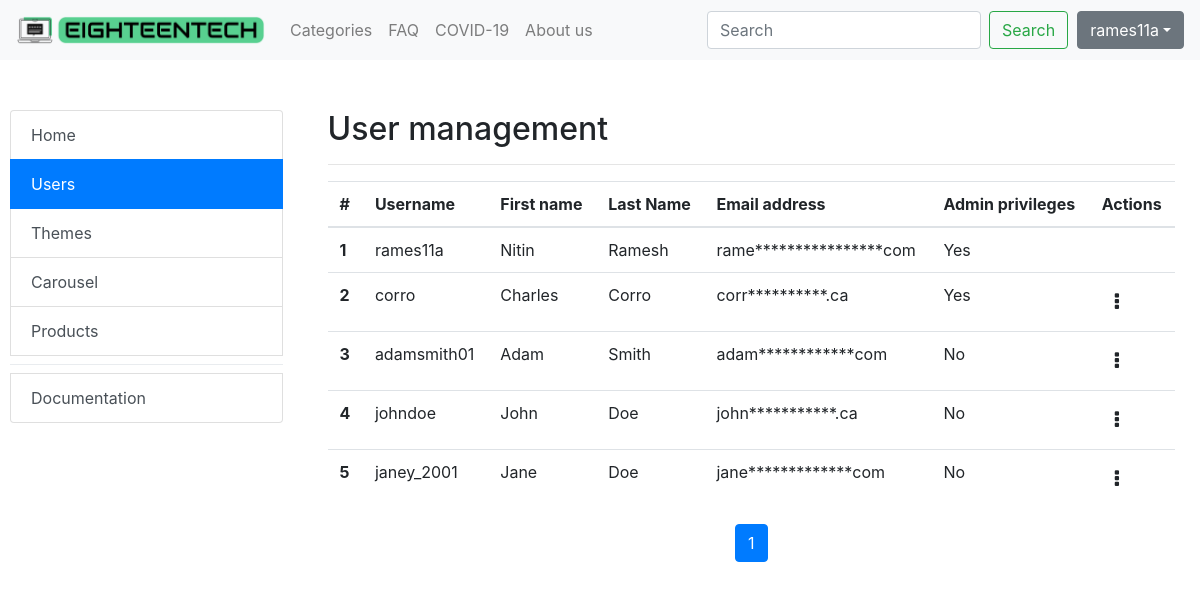
Page /admin.php?page=userman (signed in) on the earlier database version.
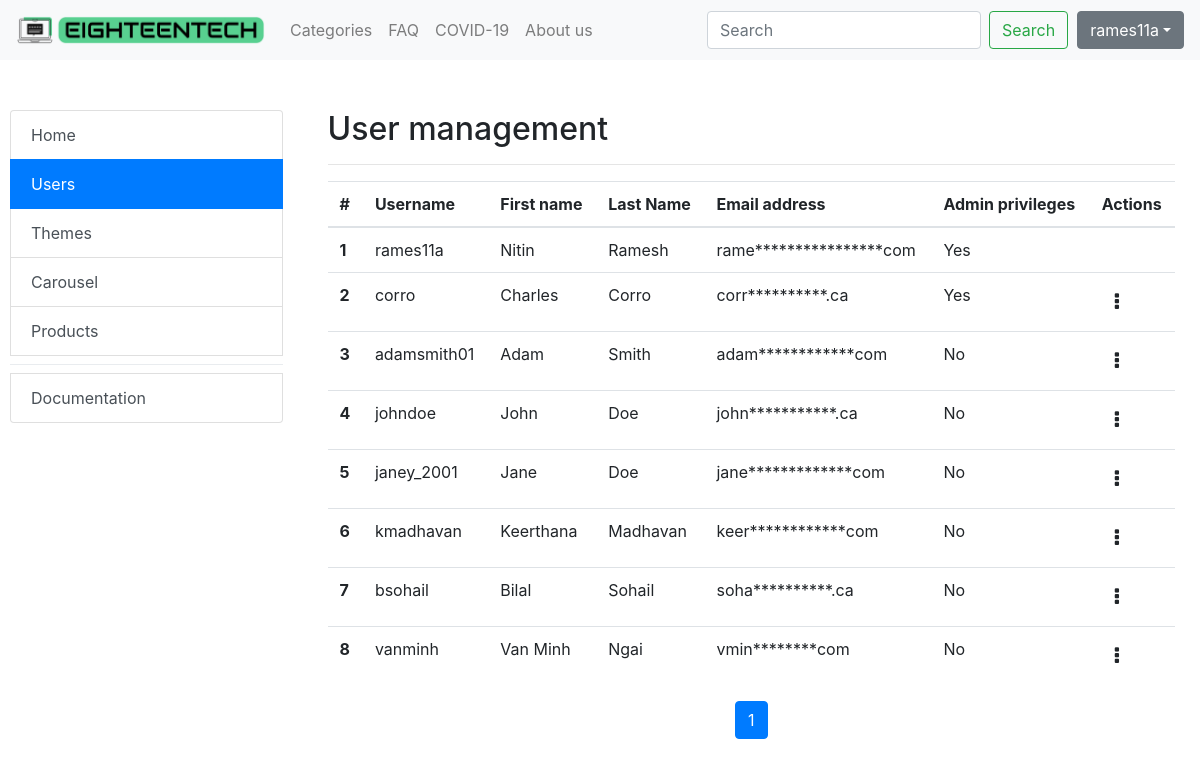
Same page on the later database version.
### tables this page shows
CREATE TABLE users (
    	 id INT NOT NULL PRIMARY KEY AUTO_INCREMENT,
    	 username VARCHAR(50) NOT NULL UNIQUE,
         emailaddress VARCHAR(50) NOT NULL,
	     first_name VARCHAR(50) NOT NULL,
	     last_name VARCHAR(50) NOT NULL,
    	 password VARCHAR(255) NOT NULL,
		 is_admin BOOLEAN NOT NULL,
    	 created_at DATETIME DEFAULT CURRENT_TIMESTAMP
);

### admin/adminUserManagement.php (the view, shortened to what this page needs)
<div class="container">
	<h2>User management</h2>
  <hr>
  <table class="table table-hover">
  <thead>
    <tr>
      <th scope="col">#</th>
      <th scope="col">Username</th>
      <th scope="col">First name</th>
      <th scope="col">Last Name</th>
      <th scope="col">Email address</th>
      <th scope="col">Admin privileges</th>
      <th scope="col">Actions</th>
    </tr>
  </thead>
  <tbody>
  <?php
  if($_GET['page']=='userman'){
  require_once "config.php";
	if (!isset ($_GET['view']) ) {
		$view = 1;
	} else {
		$view = $_GET['view'];
	}
	$curr_page=$_GET['view'];
  if($curr_page == null){
    $curr_page=1;
  }
	$results_per_page = 10;
	$page_first_result = ($view-1) * $results_per_page;
	$query = "SELECT id, username, emailaddress, first_name, last_name, is_admin FROM users";
	$result = mysqli_query($link, $query);
	$number_of_result = mysqli_num_rows($result);
	$number_of_page = ceil ($number_of_result / $results_per_page);
	$query = "SELECT id, username, emailaddress, first_name, last_name, is_admin FROM users LIMIT " . $page_first_result . ',' . $results_per_page;
	$result = mysqli_query($link, $query);
   while ($row = mysqli_fetch_array($result)) {
		 $count = strlen($row['emailaddress']) - 7;
		 $output = substr_replace($row['emailaddress'], str_repeat('*', $count), 4, $count);
       echo '<tr>
              <th scope="row">'.$row['id'].'</th>
              <td>'.$row['username'].'</td>
              <td>'.$row['first_name'].'</td>
              <td>'.$row['last_name'].'</td>
              <td>'.$output.'</td>';
              if($row['is_admin']==1){
                echo '<td>Yes</td>';
                if($row['username']!=$_SESSION["username"]){
                  echo '<td>
                        <div class="dropdown">
                          <button type="button" class="btn btn-default" id="dropdownMenuButton" data-toggle="dropdown" aria-haspopup="true" aria-expanded="false">
                              <i style="font-size:20px;" class="fa fa-ellipsis-v"></i>
                          </button>
                          <div class="dropdown-menu dropdown-menu-right" aria-labelledby="dropdownMenuButton">
                            <a class="dropdown-item" href="/changepermissions.php?userid='.$row['id'].'&action='.$row['is_admin'].'">Revoke admin privileges</a>
                            <a class="dropdown-item" href="/removeuser.php?userid='.$row['id'].'">Delete admin</a>
                          </div>
                        </div>
                        </td>';
                }
              }
              else{
                echo '<td>No</td>';
                echo '<td>
                      <div class="dropdown">
                        <button type="button" class="btn btn-default" id="dropdownMenuButton" data-toggle="dropdown" aria-haspopup="true" aria-expanded="false">
                            <i style="font-size:20px;" class="fa fa-ellipsis-v"></i>
                        </button>
                        <div class="dropdown-menu dropdown-menu-right" aria-labelledby="dropdownMenuButton">
                          <a class="dropdown-item" href="/changepermissions.php?userid='.$row['id'].'&action='.$row['is_admin'].'">Give admin privileges</a>
                          <a class="dropdown-item" href="/removeuser.php?userid='.$row['id'].'">Delete user</a>
                        </div>
                      </div>
                      </td>';
              }
      echo '</tr>';
   }
 }
?>
</tbody>
</table>
<?php
if($_GET['page']=='userman'){
echo '<div>
				<nav aria-label="Page navigation example">
					<ul class="pagination justify-content-center">';
for($page = 1; $page<= $number_of_page; $page++) {
	if($curr_page ==$page){
						 $isActive="active";
	}
	else{
		$isActive="";
	}
	echo '<li class="page-item '.$isActive.' "><a class="page-link" href = "admin.php?page=userman&view=' . $page . '">' . $page . ' </a></li>'; }
	echo '</ul>
		</nav>
	</div>';
}
?>
</div>

### admin.php (shortened to what this page needs)
<?php
include("config.php");
$select = "SELECT THEMENAME FROM theme where id = '1'";
$result = mysqli_query($link, $select);
$themefile_object = mysqli_fetch_all($result, MYSQLI_ASSOC);
foreach($themefile_object as $value){
  $themefile_name = $value["THEMENAME"];
}
if (!isset($_GET['page'])) {
  $page = "admininfo";
} else {
  $page = $_GET['page'];
}
?>
<!DOCTYPE html>
<html>
<head>
  		<link rel="stylesheet" href="https://maxcdn.bootstrapcdn.com/bootstrap/4.4.1/css/bootstrap.min.css">
      <link rel="stylesheet" href="https://cdnjs.cloudflare.com/ajax/libs/font-awesome/4.7.0/css/font-awesome.min.css">
      <link id="ThemeStyle" rel="stylesheet" href="./css/<?= $themefile_name?>.css">
</head>
<body>
  <div>
    <?php $IPATH = $_SERVER["DOCUMENT_ROOT"] . "/assets/php/";
    include($IPATH . "navbar.php"); ?>
  </div>
  <div class="row" style="margin-top:100px">
	  <div class="col-xl-3">
		  <?php $IPATH = $_SERVER["DOCUMENT_ROOT"]."/assets/php/"; include($IPATH."admin_sidenav.php"); ?>
	  </div>
	  <div class="col-xl-9">
		  <div class="tab-content">
		  		      <?php $IPATH = $_SERVER["DOCUMENT_ROOT"]."/admin/"; include($IPATH."adminInfo.php"); ?>
          <div class="tab-pane fade <?php echo ($page == "userman"? 'show active':''); ?>">
            <?php $IPATH = $_SERVER["DOCUMENT_ROOT"]."/admin/"; include($IPATH."adminUserManagement.php"); ?>
          </div>
            <?php $IPATH = $_SERVER["DOCUMENT_ROOT"]."/admin/"; include($IPATH."adminProductManagement.php"); ?>
          </div>
    </div>
</body>
</html>

### assets/php/navbar.php (shortened to what this page needs)
<nav class="navbar fixed-top navbar-expand-lg navbar-light bg-light">
	<a class="navbar-brand" href="./index.php">
		<img src="../../images/horizontal-logo.png" style="width: 250px">
	</a>
	<div class="collapse navbar-collapse" id="navbarSupportedContent1">
	 	<ul class="navbar-nav mr-auto">
	      		<li class="nav-item" > <a class="nav-link" id="nav_categories" href="./categories.php">Categories</a> </li>
						<li class="nav-item" > <a class="nav-link" id="nav_faq" href="./FAQ.php">FAQ</a> </li>
						<li class="nav-item" > <a class="nav-link" id="nav_covid19" href="./covInfo.php">COVID-19</a> </li>
						<li class="nav-item" > <a class="nav-link" id="nav_aboutus" href="./aboutus.php">About us</a> </li>
        	</ul>
	    <form class="form-inline my-2 my-lg-0" action="search.php" method="GET">
	      <input class="form-control mr-sm-2" type="search" placeholder="Search" aria-label="Search" name="query" required >
	      <button class="btn btn-outline-success my-2 my-sm-0" type="submit" value="Search">Search</button>
        </form>&nbsp;&nbsp;
				<div id="loginButton">
				<?php
				if(!isset($_SESSION["loggedin"]) || $_SESSION["loggedin"] !== true){
				    echo '<a href="./login.php"><button class="btn btn-outline-dark my-2 my-sm-0">Login/Signup</button></a>';
				}
				else{
					echo '<div class="dropdown">
 									<button class="btn btn-secondary dropdown-toggle" type="button" id="dropdownMenuButton" data-toggle="dropdown" aria-haspopup="true" aria-expanded="false">'.htmlspecialchars($_SESSION["username"]).'</button>
 									<div class="dropdown-menu dropdown-menu-right" aria-labelledby="dropdownMenuButton">
   									<a class="dropdown-item" href="./user.php">View profile</a>
   									<a class="dropdown-item" href="./logout.php">Log out</a>
 									</div>
								</div>';
				}
				?>
			</div>
     </div>
   </nav>

### assets/php/admin_sidenav.php (shortened to what this page needs)
<?php
if (!isset ($_GET['page']) ) {
  $adminpage = "admininfo";
} else {
  $adminpage = $_GET['page'];
}
?>
<div class="list-group" id="list-tab" role="tablist">
      <a class="list-group-item list-group-item-action <?php echo ($adminpage == "admininfo"? 'active':''); ?>"  href="./admin.php?page=admininfo" role="tab">Home</a>
      <a class="list-group-item list-group-item-action <?php echo ($adminpage == "userman"? 'active':''); ?>"  href="./admin.php?page=userman" role="tab">Users</a>
      <a class="list-group-item list-group-item-action <?php echo ($adminpage == "themes"? 'active':''); ?>"  href="./admin.php?page=themes" role="tab">Themes</a>
      <a class="list-group-item list-group-item-action <?php echo ($adminpage == "carousel"? 'active':''); ?>"  href="./admin.php?page=carousel" role="tab">Carousel</a>
      <a class="list-group-item list-group-item-action <?php echo ($adminpage == "manageprod"? 'active':''); ?>"  href="./admin.php?page=manageprod" role="tab">Products</a>
      <div class="dropdown-divider"></div>
      <a class="list-group-item list-group-item-action <?php echo ($adminpage == "documentation"? 'active':''); ?>" href="./admin.php?page=documentation" role="tab">Documentation</a>
    </div>

### admin/adminProductManagement.php (shortened to what this page needs)
</div>

### css/default.css (style rules this page uses)
body { background: white; padding: 10px; }
.row { margin-bottom: 10px; }
.row { border-collapse: separate; border-spacing: 0 15px; padding-bottom: 1em; }

Differences in the rows shown:
added users: id "6", username "kmadhavan", first_name "Keerthana", last_name "Madhavan", emailaddress "keer************com"
added users: id "7", username "bsohail", first_name "Bilal", last_name "Sohail", emailaddress "soha**********.ca"
added users: id "8", username "vanminh", first_name "Van Minh", last_name "Ngai", emailaddress "vmin********com"
